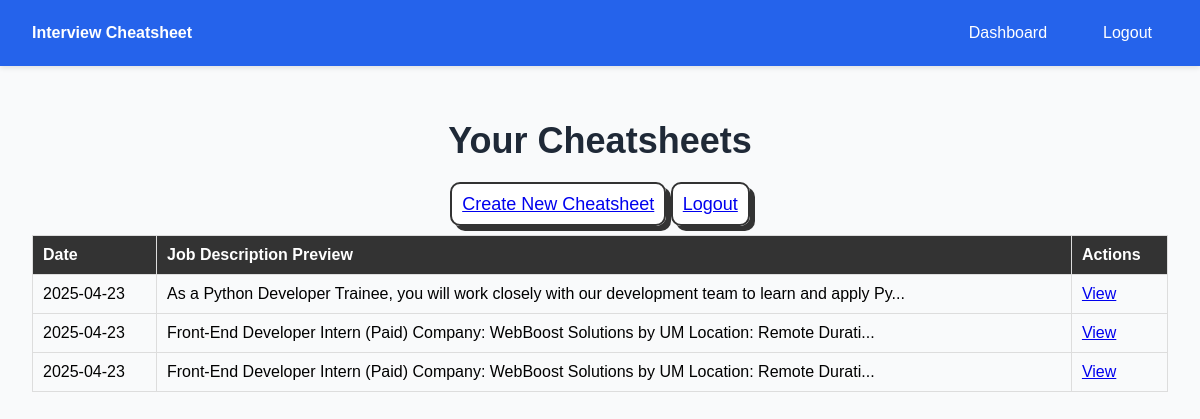
The app's page /dashboard (signed in) with its own data.
### tables this page shows
CREATE TABLE cheatsheets
                 (id INTEGER PRIMARY KEY AUTOINCREMENT,
                 user_id INTEGER NOT NULL,
                 created_at TEXT NOT NULL,
                 job_description TEXT NOT NULL,
                 cheatsheet_data TEXT NOT NULL,
                 FOREIGN KEY(user_id) REFERENCES users(id));

### app.py (the view)
@app.route('/dashboard')
@login_required
def dashboard():
    conn = sqlite3.connect('cheatsheet.db')
    c = conn.cursor()
    c.execute("""
        SELECT id, created_at, job_description
        FROM cheatsheets
        WHERE user_id = ?
        ORDER BY created_at DESC
    """, (current_user.id,))
    cheatsheets = []
    for row in c.fetchall():
        cheatsheets.append({
            'id': row[0],
            'created_at': row[1],
            'job_description': row[2]
        })
    conn.close()
    return render_template('dashboard.html', cheatsheets=cheatsheets)

### app.py (called while the page is built)
@login_manager.user_loader
def load_user(user_id):
    conn = sqlite3.connect('cheatsheet.db')
    c = conn.cursor()
    c.execute("SELECT id, username FROM users WHERE id = ?", (user_id,))
    user_data = c.fetchone()
    conn.close()
    if user_data:
        return User(id=user_data[0], username=user_data[1])
    return None

### templates/dashboard.html (shortened to what this page needs)
<!DOCTYPE html>
<html>
<head>
    <link rel="stylesheet" href="{{ url_for('static', filename='css/index.css') }}">
</head>
<body>
    {% include 'navbar.html' %}
    <h1>Your Cheatsheets</h1>
    <div class="dashboard-actions">
        <a href="{{ url_for('index') }}" class="submit-button">Create New Cheatsheet</a>
        <a href="{{ url_for('logout') }}" class="submit-button">Logout</a>
    </div>
    {% if cheatsheets %}
        <table id="skills-table">
            <thead>
                <tr>
                    <th>Date</th>
                    <th>Job Description Preview</th>
                    <th>Actions</th>
                </tr>
            </thead>
            <tbody>
                {% for cheatsheet in cheatsheets %}
                <tr>
                    <td>{{ cheatsheet.created_at[:10] }}</td>
                    <td>{{ cheatsheet.job_description[:100] }}{% if cheatsheet.job_description|length > 100 %}...{% endif %}</td>
                    <td>
                        <a href="{{ url_for('view_cheatsheet', cheatsheet_id=cheatsheet.id) }}" class="action-button">View</a>
                    </td>
                </tr>
                {% endfor %}
            </tbody>
        </table>
    {% else %}
        <p>No cheatsheets found. <a href="{{ url_for('index') }}">Create your first one!</a></p>
    {% endif %}
</body>
</html>

### templates/navbar.html
<nav class="navbar">
    <a href="{{ url_for('index') }}" class="nav-brand" style="color: white; text-decoration: none; font-weight: bold;">Interview Cheatsheet</a>
    <div class="nav-links">
        {% if current_user.is_authenticated %}
            <a href="{{ url_for('dashboard') }}" class="nav-link">Dashboard</a>
            <a href="{{ url_for('logout') }}" class="nav-link">Logout</a>
        {% else %}
            <a href="{{ url_for('login') }}" class="nav-link">Login</a>
            <a href="{{ url_for('register') }}" class="nav-link">Register</a>
        {% endif %}
    </div>
</nav>

### static/css/index.css (style rules this page uses)
:root { --primary-color: #2563eb; --background-color: #f9fafb; --text-color: #1f2937; --border-color: #333333; --box-shadow: 5px 5px 0px 0px rgba(51, 51, 51, 1); }
body { font-family: Futura, "Trebuchet MS", Arial, sans-serif; margin: 0; padding: 6rem 2rem 2rem; display: flex; flex-direction: column; align-items: center; background-color: var(--background-color); min-height: 100vh; }
h1 { text-align: center; font-size: 2.25rem; color: var(--text-color); margin-bottom: 2rem; }
.submit-button { width: 100%; margin-bottom: 1rem; padding: 10px; font-size: 18px; border: 2px solid var(--border-color); border-radius: 10px; background-color: white; cursor: pointer; box-shadow: var(--box-shadow); transition: all 0.2s; }
.navbar { background-color: var(--primary-color); padding: 1rem 2rem; display: flex; justify-content: space-between; align-items: center; box-shadow: 0 2px 5px rgba(0,0,0,0.1); position: fixed; top: 0; left: 0; right: 0; z-index: 1000; }
.nav-links { display: flex; gap: 1.5rem; }
.nav-link { color: white; text-decoration: none; font-weight: 500; transition: opacity 0.3s; padding: 0.5rem 1rem; border-radius: 4px; }
#skills-table { width: 100%; border-collapse: collapse; margin: 20px 0; }
#skills-table th, #skills-table td { padding: 10px; text-align: left; border: 1px solid #ddd; }
#skills-table th { background-color: var(--border-color); color: white; }

### records on screen
cheatsheets: created_at "2025-04-23", job_description "As a Python Developer Trainee, you will work closely with our development team to learn and apply Py"
cheatsheets: created_at "2025-04-23", job_description "Front-End Developer Intern (Paid) Company: WebBoost Solutions by UM Location: Remote Durati"
cheatsheets: created_at "2025-04-23", job_description "Front-End Developer Intern (Paid) Company: WebBoost Solutions by UM Location: Remote Durati"
